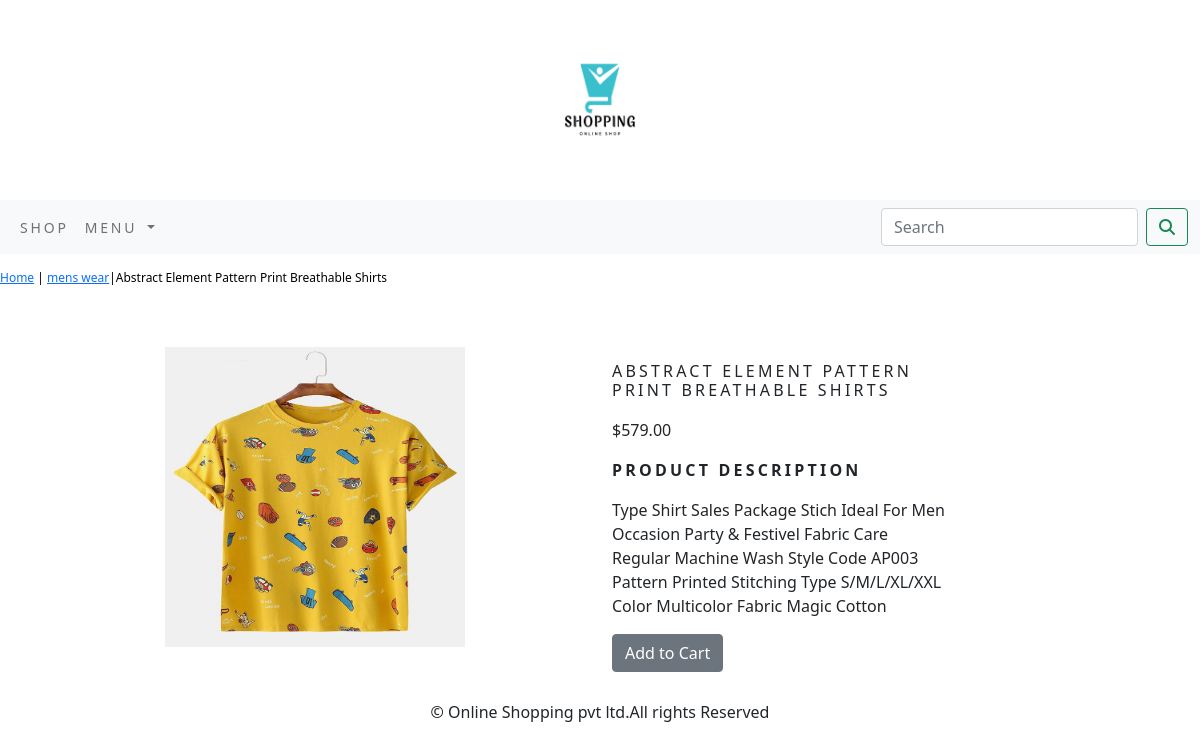
Screenshot of /shop/mens-wear/abstract-element-pattern-print-breathable-shirts/ with the database file from the repository.
### shop/models.py (models this page shows, shortened)
class Product(models.Model):
    name=models.CharField(max_length=250,unique=True)
    slug=models.SlugField(max_length=250,unique=True)
    description=models.TextField(blank=True)
    price=models.DecimalField(max_digits=10,decimal_places=2)
    category=models.ForeignKey(Category,on_delete=models.CASCADE)
    image=models.ImageField(upload_to='product',blank=True)
    stock=models.IntegerField()
    available=models.BooleanField(default=True)
    created=models.DateTimeField(auto_now_add=True)
    updated=models.DateTimeField(auto_now=True)
    class Meta:
        ordering=('name',)
        verbose_name='product'
        verbose_name_plural='products'

class Category(models.Model):
    name=models.CharField(max_length=250,unique=True)
    slug=models.SlugField(max_length=250,unique=True)
    description=models.TextField(blank=True)
    image=models.ImageField(upload_to='category',blank=True)
    class Meta:
        ordering=('name',)
        verbose_name='category'
        verbose_name_plural='categories'
    def get_url(self):
        return reverse('shop:products_by_category',args=[self.slug])
    def __str__(self):
        return '{}'.format(self.name)

### shop/views.py (the view)
# urls.py: path('<slug:c_slug>/<slug:product_slug>/', views.proDetails, name='prodCatdetail'),
def proDetails(request,c_slug,product_slug):
    try:
        product=Product.objects.get(category__slug=c_slug,slug=product_slug)
    except Exception as e:
        raise e
    return render(request,'product.html',{'product':product})

### cart/context_processors.py (called while the page is built)
def counter(request):
    item_count=0
    if 'admin' in request.path:
        return {}
    else:
        try:
            cart=Cart.objects.filter(cart_id=_cart_id(request))
            cart_items=CartItem.objects.all().filter(cart=cart[:1])
            for cart_item in cart_items:
                item_count += cart_item.quantity
        except Cart.DoesNotExist:
            item_count=0
    return dict(item_count=item_count)

### cart/views.py (called while the page is built)
def _cart_id(request):
    cart=request.session.session_key
    if not cart:
        cart=request.session.create()
    return cart

### shop/context_processors.py (called while the page is built)
def menu_links(request):
    links=Category.objects.all()
    return dict(links=links)

### templates/product.html (shortened to what this page needs)
{% extends 'base.html' %}
{% load static %}
{% block content %}
<div class="row my_prod_row_class">
    <div class="mx_auto">
        <p><a href="{% url 'shop:allProdCat' %}">Home</a> |  <a href="{{product.category.get_url}}">{{product.category}}</a>|{{product.name}} </p>
    </div>
</div>
<div class="container">
<br>
<div class="row">
    <div class="col-12 col-sm-12 col-md-12 col-lg-6 text-center">
        <div style="min-width:18rem">
            <img src="{{product.image.url}}" height="300px;" width="300px;" alt="{{product.name}}">
        </div>
    </div>
        <div class="col-9 col-sm-12 col-md-12 col-lg-4">
            <div>
            <h1 class="my_prod_title">{{product.name}}</h1>
            <p>${{product.price}}</p>
            <p class="my_title"><b>Product Description</b></p>
            <p class="text-justify my_prod_text">{{product.description}}</p>
            {% if product.stock <= 0 %}
            <p class="text-justify my_prod_text"><b>Out of Stock</b></p>
            {% else %}
            <a class="btn btn-secondary" href="{% url 'cart:add_cart' product.id %}">Add to Cart</a>
                <br>
            {% endif %}
                <br>
        </div>
    </div>
</div>
</div>
{% endblock %}

### templates/base.html (shortened to what this page needs)
{% load static %}
<!DOCTYPE html>
<html lang="en">
<head>
        <link rel="stylesheet" href="{% static 'css/custom.css' %}">
        <link href="{% static 'css/bootstrap.min.css' %}" rel="stylesheet">
</head>
<body class="d-flex flex-column min-vh-100">
<div>
{% include 'header.html' %}
{% include 'nav.html' %}
{% block content %}
{% endblock %}
</div>
{% include 'footer.html' %}
</body>
</html>

### templates/header.html
{% load static %}
<header>
    <center>
        <a href="{% url 'shop:allProdCat' %}"></a> <img src="{% static 'img/logo.png' %}" alt="logimage" height="200px;">
    </center>
</header>

### templates/nav.html (shortened to what this page needs)
<nav class="navbar navbar-expand-lg navbar-light bg-light">
  <div class="container-fluid">
    <div class="collapse navbar-collapse" id="navbarSupportedContent">
      <ul class="navbar-nav me-auto mb-2 mb-lg-0">
        <li class="nav-item">
          <a class="nav-link" href="{% url 'shop:allProdCat' %}">Shop</a>
        </li>
        <li class="nav-item dropdown {% if 'shop' in request.path %} active {% endif %}">
          <a class="nav-link dropdown-toggle" href="#" id="navbarDropdown" role="button" data-bs-toggle="dropdown" aria-expanded="false">
            Menu
          </a>
        </li>
      </ul>
      <form class="d-flex" action="{% url 'search_app:SearchResult' %}" method="get">
        <input class="form-control me-2" type="search" placeholder="Search" name="q" aria-label="Search">
        <button class="btn btn-outline-success" type="submit"><i class="fa fa-search"></i></button>
      </form>
    </div>
  </div>
</nav>

### templates/footer.html
<div class="mt-auto" style="height:100px;">
  <p class="text-center">&copy; Online Shopping pvt ltd.All rights Reserved</p>
</div>

### static/css/custom.css (style rules this page uses)
body { font-family : 'Roboto', sans-serif; }
.nav-item { letter-spacing : .2em; font-size : 14px; text-transform : uppercase; }
.my_title { font-size:16px; text-transform:uppercase; letter-spacing: .2em; }
.my_prod_row_class { padding-top:15px; padding-bottom:20px; }
.my_prod_row_class .mx_auto { color:#000; font-size:12px; text-decoration:none; }
.my_prod_title { font-size:16px; text-transform:uppercase; letter-spacing:.2em; padding-top:15px; padding-bottom:10px; }
.my_prod_text { padding-right:20px; }

### rows the page displays
Product: category "mens wear", name "Abstract Element Pattern Print Breathable Shirts", image (picture), name "ABSTRACT ELEMENT PATTERN PRINT BREATHABLE SHIRTS", price "579.00", description "Type Shirt Sales Package Stich Ideal For Men Occasion Party & Festivel Fabric Care Regular Machine Wash Style Code AP003 Pattern Printed Stitching Type S/M/L/XL/XXL Color Multicolor Fabric Magic Cotton"
